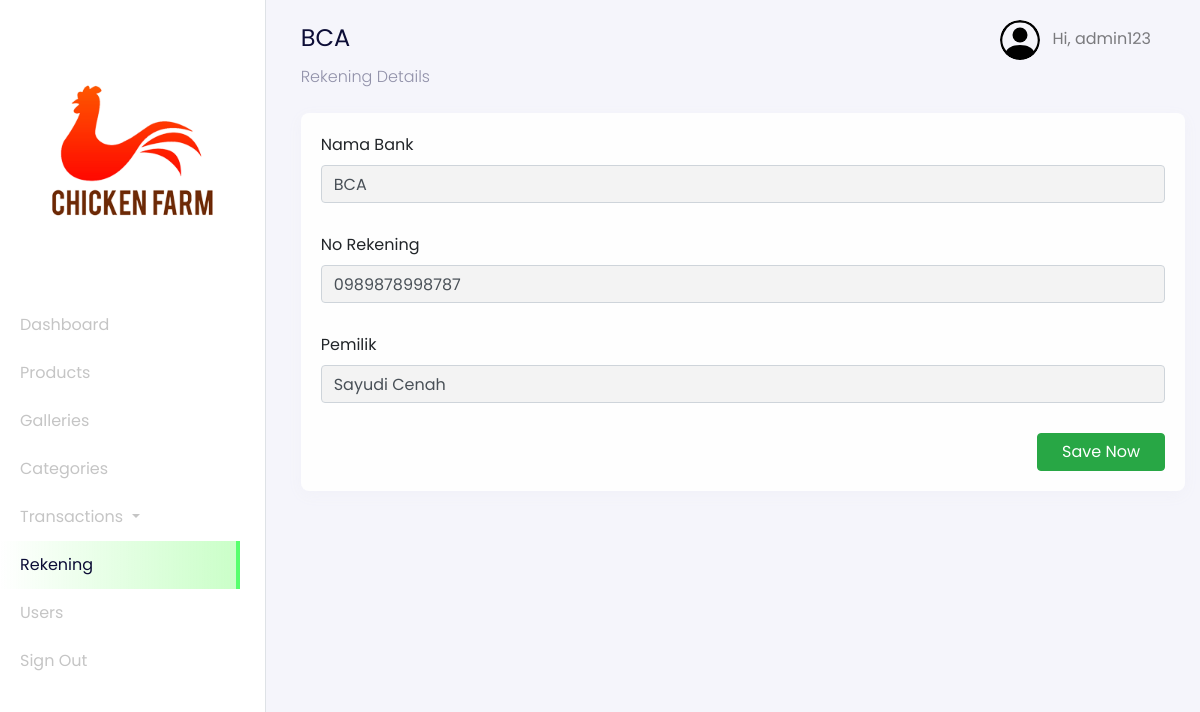
The page /admin?page=rekening-details&id=1 (signed in) on the database its author committed.
### tables this page shows
CREATE TABLE `users` (
  `id_user` int(11) NOT NULL,
  `name` varchar(255) NOT NULL,
  `email` varchar(255) NOT NULL,
  `password` varchar(255) NOT NULL,
  `address` text DEFAULT NULL,
  `phone_number` varchar(255) NOT NULL,
  `postal_code` varchar(191) NOT NULL,
  `roles` varchar(255) NOT NULL
);

CREATE TABLE `rekening_numbers` (
  `id_rekening` int(11) NOT NULL,
  `bank_name` varchar(255) NOT NULL,
  `number` varchar(255) NOT NULL,
  `rekening_name` varchar(255) NOT NULL
);

### config/config.php (called while the page is built, shortened)
<?php
$host = 'localhost';
$user = 'root';
$password = '';
$dbname = 'daging_online';
$conn = mysqli_connect($host, $user, $password, $dbname);
function query($query)
{
    global $conn;
    $result = mysqli_query($conn, $query);
    $rows = [];
    while ($row = mysqli_fetch_assoc($result)) {
        $rows[] = $row;
    }
    return $rows;
}
?>

### admin/rekening/dashboard-rekening-details.php (the view, shortened to what this page needs)
<?php
$id = $_GET["id"];
$rekening = query("SELECT * FROM rekening_numbers WHERE id_rekening = $id")[0];
?>
<nav
  class="navbar navbar-expand-lg navbar-light navbar-store fixed-top"
  data-aos="fade-down"
>
  <div class="container-fluid">
    <div class="collpase navbar-collapse" id="navbarResponsive">
      <ul class="navbar-nav d-none d-lg-flex ml-auto">
        <li class="nav-item dropdown">
          <a
            href="#"
            class="nav-link"
            id="navbarDropdown"
            role="button"
            data-toggle="dropdown"
          >
          <img
              src="../assets/images/person-circle.svg"
              alt="profile"
              height="40px"
              class="rounded-circle mr-2 profile-picture"
            />
            <?php
              $id_user = $_SESSION['user'];
              $user = query("SELECT * FROM users WHERE id_user = $id_user")[0];
            ?>
            Hi, <?= $user["name"]; ?>
          </a>
        </li>
      </ul>
    </div>
  </div>
</nav>
<div
  class="section-content section-dashboard-home"
  data-aos="fade-up"
>
  <div class="container-fluid">
    <div class="dashboard-heading">
      <h2 class="dashboard-title"><?= $rekening["bank_name"]; ?></h2>
      <p class="dashboard-subtitle">Rekening Details</p>
    </div>
    <div class="dashboard-content">
      <div class="row">
        <div class="col-12 mt-2">
          <form action="" method="POST">
            <div class="card">
              <div class="card-body">
                  <div class="row">
                    <div class="col-md-12">
                    <div class="form-group">
                      <label for="bank_name">Nama Bank</label>
                      <input
                        type="text"
                        name="bank_name"
                        id="bank_name"
                        class="form-control"
                        value="<?= $rekening["bank_name"]; ?>"
                        required
                      />
                    </div>
                  </div>
                  <div class="col-md-12">
                    <div class="form-group">
                      <label for="no_rekening">No Rekening</label>
                      <input
                        type="number"
                        name="no_rekening"
                        id="no_rekening"
                        class="form-control"
                        value="<?= $rekening["number"]; ?>"
                        required
                      />
                    </div>
                  </div>
                  <div class="col-md-12">
                    <div class="form-group">
                      <label for="name">Pemilik</label>
                      <input
                        type="text"
                        name="pemilik"
                        id="pemilik"
                        value="<?= $rekening["rekening_name"]; ?>"
                        class="form-control"
                        required
                      />
                    </div>
                  </div>
                  </div>
                  <div class="row">
                    <div class="col-12 text-right">
                      <button
                        type="submit"
                        name="updateRekening"
                        class="btn btn-success px-4"
                      >
                        Save Now
                      </button>
                    </div>
                  </div>
              </div>
            </div>
          </form>
        </div>
      </div>
    </div>
  </div>
</div>

### rows shown on the page
users: name "admin123"
rekening_numbers: bank_name "BCA", no_rekening "0989878998787", pemilik "Sayudi Cenah"
